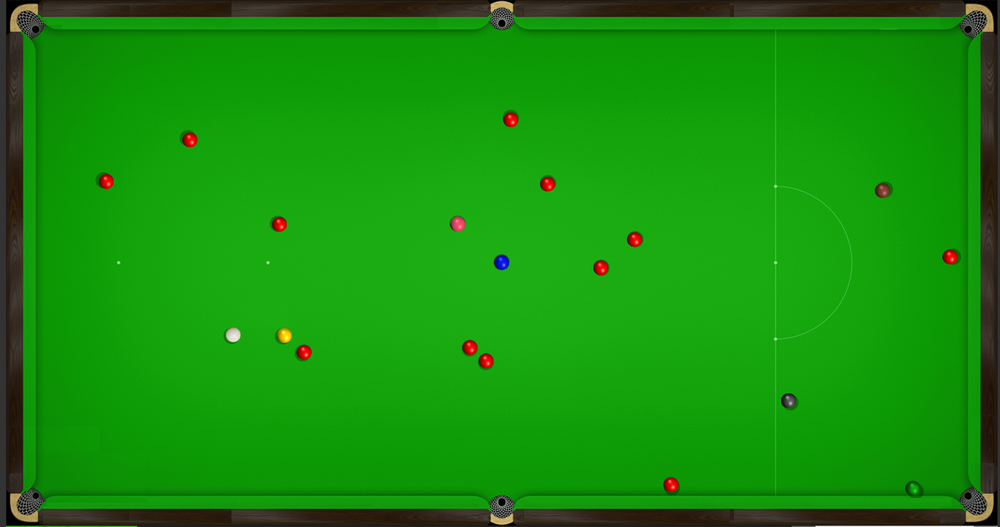
#> input picture snooker.png, 1000 x 527 px, shrunk from 1646 x 867 before the run
$ python snooker.py
#> lines starting #> are read from the running program, lines starting #| are printed output that depends on the picture; after the words box and inside, x2 and y2 are one past the last pixel; in counts of white or black regions, pixels touching at a corner belong together
import cv2
import numpy as np
import matplotlib.pyplot as plt

image_path = './snooker.png'
image = cv2.imread(image_path)
#> image is the input picture: shape (527, 1000, 3); mean B, G, R 12.3, 144.9, 22.2
image_rgb = cv2.cvtColor(image, cv2.COLOR_BGR2RGB)

hsv_image = cv2.cvtColor(image, cv2.COLOR_BGR2HSV)
#> hsv_image: shape (527, 1000, 3); mean H, S, V 53.7, 224.8, 146.8
red_lower = np.array([0, 120, 70])
red_upper = np.array([10, 255, 255])
mask1 = cv2.inRange(hsv_image, red_lower, red_upper)
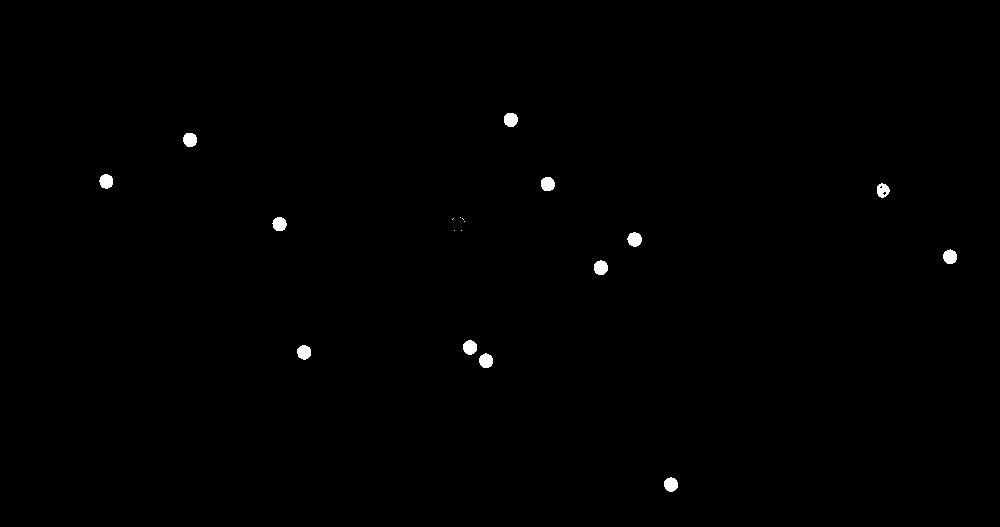
#> mask1: shape (527, 1000); 0.4% white; 19 white regions (6 under 20 px), largest, box (x1, y1, x2, y2) and area: (627, 232, 642, 247) 168, (594, 260, 608, 275) 167, (463, 340, 477, 355) 165

red_lower2 = np.array([170, 120, 70])
red_upper2 = np.array([180, 255, 255])
mask2 = cv2.inRange(hsv_image, red_lower2, red_upper2)
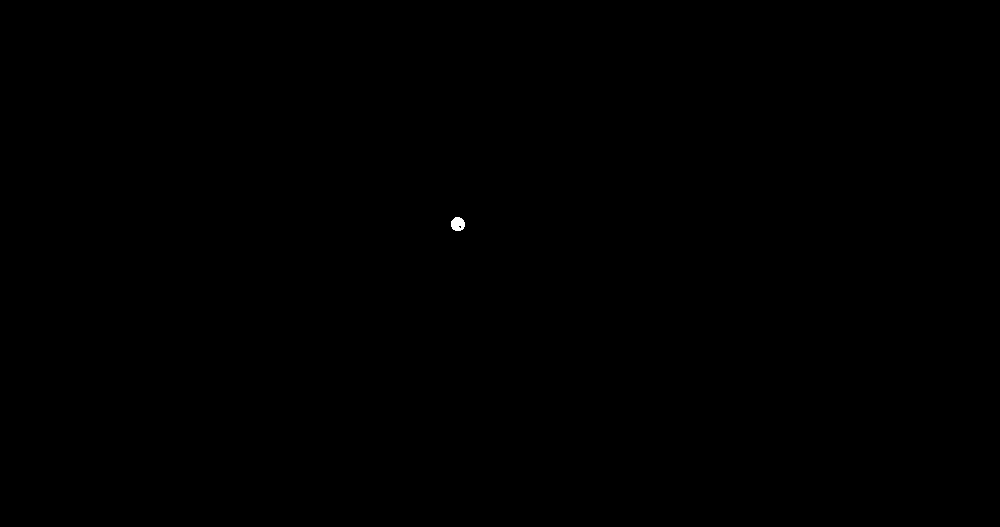
#> mask2: shape (527, 1000); 0.03% white; 1 white region, box (x1, y1, x2, y2) and area: (451, 217, 465, 231) 155

red_mask = mask1 | mask2
#> red_mask: shape (527, 1000); 0.43% white; 14 white regions
contours, _ = cv2.findContours(red_mask, cv2.RETR_TREE, cv2.CHAIN_APPROX_SIMPLE)
#> contours = 17 contours, 3 with area under 20; largest, box (x1, y1, x2, y2) and area: (627, 232, 642, 247) 147, (594, 260, 608, 275) 146, (463, 340, 477, 355) 145, (451, 217, 465, 231) 145, (479, 353, 493, 368) 142

red_positions = []
filtered_positions = []
red_colors = []

for contour in contours:
    (x, y), radius = cv2.minEnclosingCircle(contour)
    if radius > 5:
        red_positions.append((int(x), int(y)))
        mask = np.zeros(image.shape[:2], dtype=np.uint8)
        cv2.circle(mask, (int(x), int(y)), int(radius), 255, -1)
        mean_color = cv2.mean(image_rgb, mask=mask)[:3]
        red_colors.append(mean_color)
#> this loop made 17 passes
#> (x, y, radius, mean_color) on passes 1, 2, 3, 4, 5, 6, 7, 8, 10, 11, 14, 15: (670.5, 484, 7.16, (200.3, 15.74, 11.44)), (485.6, 360.2, 7.25, (197.8, 16.69, 11.49)), (303.6, 351.9, 7.25, (194.4, 18.59, 11.69)), (469.5, 347, 7.16, (200.7, 15.19, 11.41)), (600.4, 267.2, 7.25, (201.1, 15.59, 11.44)), (949.6, 256.2, 7.25, (197.7, 16.44, 11.37)), (634, 239, 7.25, (203.9, 15.01, 11.36)), (457.5, 223.7, 7.24, (210.6, 73.98, 97.88)), (279, 223.9, 7.15, (198.8, 17.64, 11.65)), (882, 190, 7.07, (114.3, 59.66, 44.63)), (547.2, 183.7, 7.22, (199.2, 16.4, 11.5)), (105.9, 180.9, 7.19, (187.5, 20.84, 11.45))
#> (x, y, radius) on passes 9, 12, 13: (459.5, 226.5, 1.58), (884.1, 192.9, 2.1), (880.5, 186.5, 1.58)
#> mask: shape (527, 1000); 0.03% white; 1 white region, box (x1, y1, x2, y2) and area: (503, 112, 518, 127) 149
#> after the loop, red_colors = 14 items, first 6: (200.3, 15.74, 11.44), (197.8, 16.69, 11.49), (194.4, 18.59, 11.69), (200.7, 15.19, 11.41), (201.1, 15.59, 11.44), (197.7, 16.44, 11.37); red_positions = [(670, 484), (485, 360), (303, 351), (469, 347), (600, 267), (949, 256), (634, 239), (457, 223), (279, 223), (882, 190), (547, 183), (105, 180), (189, 139), (510, 119)]

if red_colors:
    avg_red_color = np.mean(red_colors, axis=0)
#> avg_red_color = [193.3, 23.78, 20.01]
    threshold = 50
    for position, color in zip(red_positions, red_colors):
        if all(abs(c1 - c2) <= threshold for c1, c2 in zip(color, avg_red_color)):
            filtered_positions.append(position)
#> this loop made 14 passes
#> (position, color) on passes 1 to 12: ((670, 484), (200.3, 15.74, 11.44)), ((485, 360), (197.8, 16.69, 11.49)), ((303, 351), (194.4, 18.59, 11.69)), ((469, 347), (200.7, 15.19, 11.41)), ((600, 267), (201.1, 15.59, 11.44)), ((949, 256), (197.7, 16.44, 11.37)), ((634, 239), (203.9, 15.01, 11.36)), ((457, 223), (210.6, 73.98, 97.88)), ((279, 223), (198.8, 17.64, 11.65)), ((882, 190), (114.3, 59.66, 44.63)), ((547, 183), (199.2, 16.4, 11.5)), ((105, 180), (187.5, 20.84, 11.45))
#> after the loop, filtered_positions = [(670, 484), (485, 360), (303, 351), (469, 347), (600, 267), (949, 256), (634, 239), (279, 223), (547, 183), (105, 180), (189, 139), (510, 119)]

pockets = [
    (0, 0),
    (image.shape[1] // 2, 0),
    (image.shape[1] - 1, 0),
    (0, image.shape[0] - 1),
    (image.shape[1] // 2, image.shape[0] - 1),
    (image.shape[1] - 1, image.shape[0] - 1),
]
closest_ball = None
min_distance = float('inf')

for ball in filtered_positions:
    for pocket in pockets:
        distance = np.sqrt((ball[0] - pocket[0]) ** 2 + (ball[1] - pocket[1]) ** 2)
        if distance < min_distance:
            min_distance = distance
            closest_ball = ball
#> this loop made 12 passes
#> after the loop, closest_ball = (510, 119); min_distance = 119.4


output_image = np.zeros_like(image, dtype=np.uint8)
for ball in filtered_positions:
    cv2.circle(output_image, ball, 2, (255, 255, 255), -1)
#> output_image: shape (527, 1000, 3); 0.03% white in thin lines or dots, all inside (x1, y1, x2, y2) = (103, 117, 952, 487)

if closest_ball:
    cv2.circle(output_image, closest_ball, 5, (0, 255, 0), -1)
#> output_image: shape (527, 1000, 3); mean of channels 0, 1, 2 0.1, 0.1, 0.1

plt.figure(figsize=(10, 5))
plt.imshow(cv2.cvtColor(output_image, cv2.COLOR_BGR2RGB))
plt.axis('off')
plt.show()
